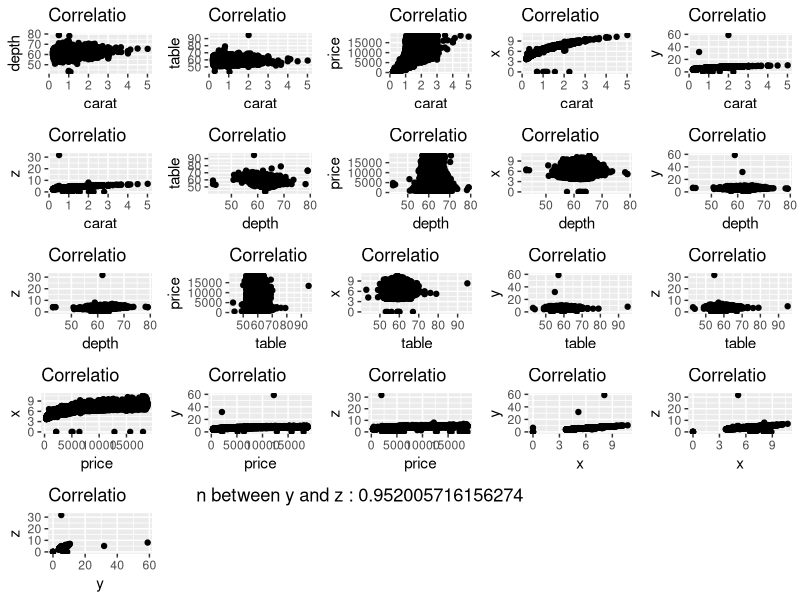

Generate this figure with R:
## ---- chunk 1
#Load required packages
require(ggplot2)

#Load diamonds datafram
data(diamonds)

#Question1. 
#This function takes a dataframe as an input and returns a new dataframe which has the numeric columns of the old dataframe as an output.
#Parameters: the input dataframe 

Extract_NumCol <- function(dataFrame){
  #create a function called Extract_NumCol,and an input dataFrame is stored in it.
  newDataFrame <- dataFrame[sapply(dataFrame, is.numeric)]#use is.numeric function in sapply  to check each column in dataFrame, then returns True if the column is numeric and otherwise False 
  return(newDataFrame)}
#Test the function
Extract_NumCol(diamonds)
print(diamonds)




#Question 2:

#The function below takes a dataframe as an input and returns a new dataframe which has the Pearson correlation coefficient for each pair of numeric columns in the old dataframe as an output. 
#Parameters:dataFrame

require(ggplot2)
data(diamonds)
Cor_Coeff <- function(dataFrame){
 #create a function called Cor_Coeff which stores the original dataFrame
  dataFrame <- Extract_NumCol(dataFrame)
  #extract the numeric columns from dataframe by function Extract_NumCol like the Question1
  Pair_variable<-c() 
  #create a variable called Pair_variables,and store the pair of variable names in it
  Pearson_cor_coeff<-c() #create a variable Pair_of_variables,and store the corresponding Pearson correlation coefficient in it
  k = 1
  #We loop through each column in dataFrame 
  for(i in 1:(ncol(dataFrame)-1)){
    #go through from the first column to the penultimate and do not repeat pairs of columns in the dataFrame
   
    for(j in (i+1):(ncol(dataFrame))){
      #for loop starts from the (i+1)th column to the last column in our dataFrame
      Pair_variable[k] <- paste(colnames(dataFrame)[i],"-",colnames(dataFrame)[j],sep="")
      #produce pair of variable names in a single string separated by a - using paste(), then store them in Pair_of_variables
      Pearson_cor_coeff[k] <- cor(dataFrame[,i],dataFrame[,j],method="pearson")
      #calculate the correlation coefficient of ith column and jth column and then store the correlation into the Pearson_cor_coeff 
      k = k+1  #start from the next variable in Pair_variable and Pearson_cor_coeff
    }
  }
  #We initialize the return variable to an empty dataframe with one row for each pair of columns taken above
  newDataFrame <-data.frame(Pair_variable,Pearson_cor_coeff)
  #create a new data frame called newDataFrame which has the Pair_of_variables and Pearson_cor_coeff  

  return(newDataFrame)#return to the new data frame as an output
}

#Tests the function
Cor_Coeff(diamonds)



#Question3
#This function takes a dataframe as an input and returns scatter plots which contains a title and calculated Pearson correlation coefficient
#Parameters: dataframe
scatter_plot <- function(dataFrame){
  #create a function called scatter_plot which contains the dataframe
  newdataFrame <- Extract_NumCol(dataFrame)
  #create a newdataFrame by Extract_NumCol function like Question 1
  require(ggplot2) #load ggplot2 package
  require(grid)    #load grid package
  require(gridExtra) #load gridExtra package
  splotall <- list()
  #create a empty variable called splotall which will contains all plots
  n =1 #go through from the splotall and make it 1
  for (i in 1: (ncol(newdataFrame)-1)){
    ##go through each column in dataFrame from the first one to the penultimate
    for (j in (i+1):ncol(newdataFrame)){
      #starts from the (i+1)th column to the last column 
      plotdata <- data.frame(newdataFrame[,i],newdataFrame[,j]) 
      #create the plotdata to store the data which we will plot
      colnames(plotdata)<-c(colnames(newdataFrame)[i], colnames(newdataFrame)[j])
      #name the columns of plotdata ith and jth column in newdataFrame
      xyPCorr <- cor(newdataFrame[,i],newdataFrame[,j],method="pearson")
      #create xyCorr which stores the correlation between the two columns in newdataFrame
      splotall[[n]]<-(ggplot(plotdata, aes_string(x=colnames(newdataFrame)[i],                    y=colnames(newdataFrame)[j]))+geom_point()+ggtitle(paste("Correlatio              n between", colnames(newdataFrame)[i], "and", colnames(newdataFrame)[j], ":", xyPCorr )))
      #create the scatter plot for plotdata, the x label is ith column name in dataframep, the y label is it jth column name in newdatFrame,use aes_string to set the axes, use geoms_points to plot scatter points,use ggtitle to give the desired title to the plot, and the title is xyPCorr
   n=n+1  # start from the next variable in the splotall
    }
  }
  do.call(grid.arrange,splotall)# #produce all plots in the same picture by using do.call()
}
scatter_plot(diamonds)#test the function
